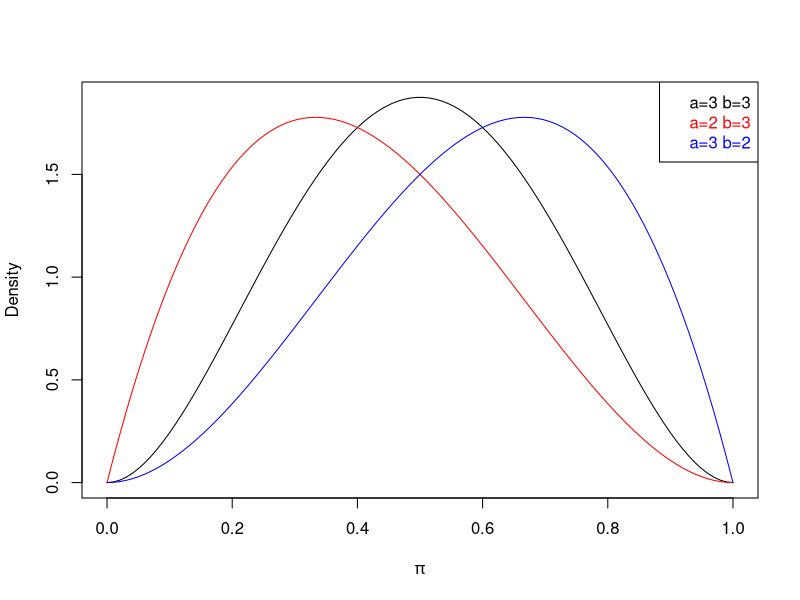
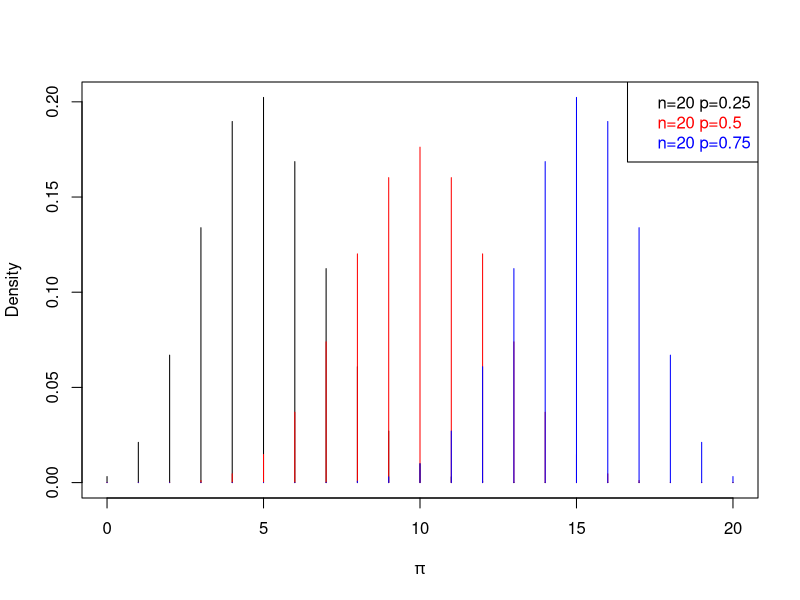
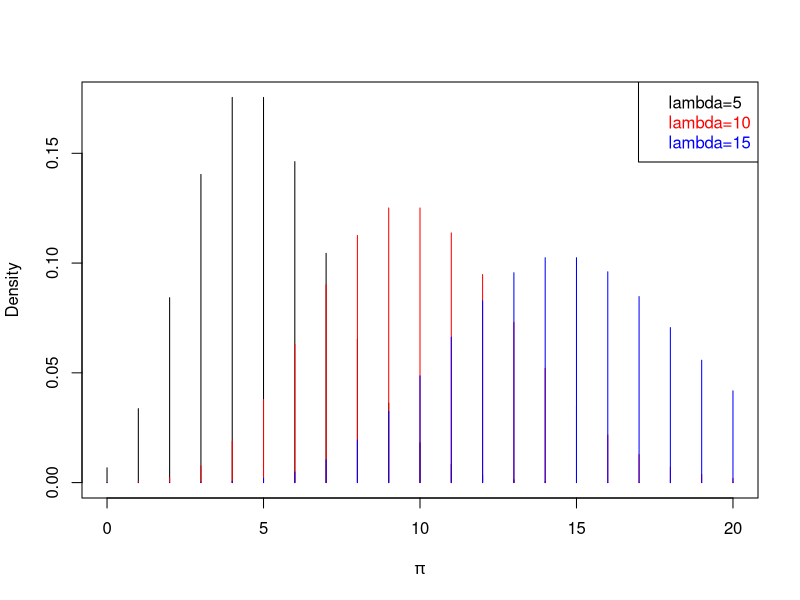
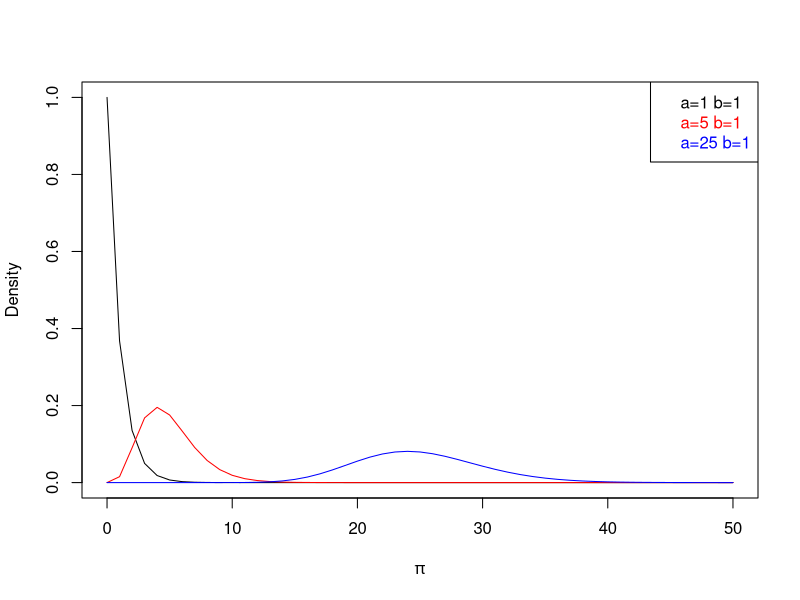
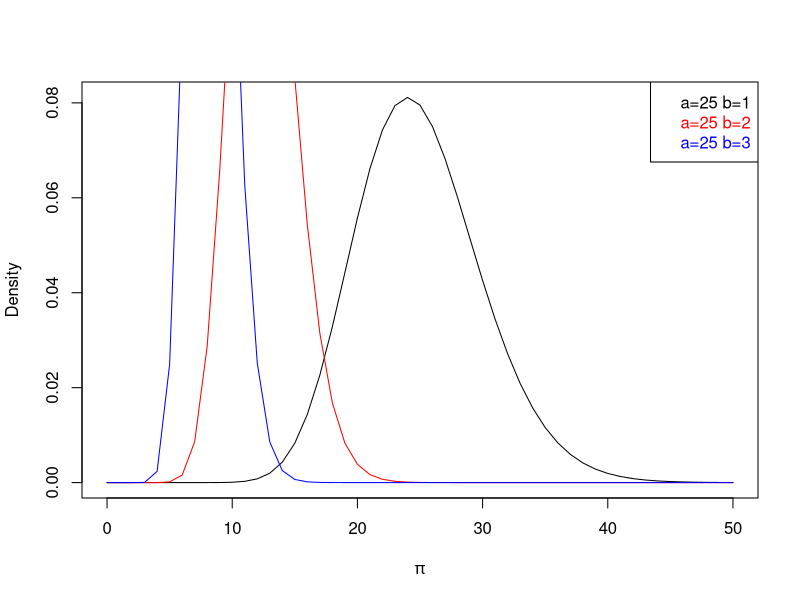
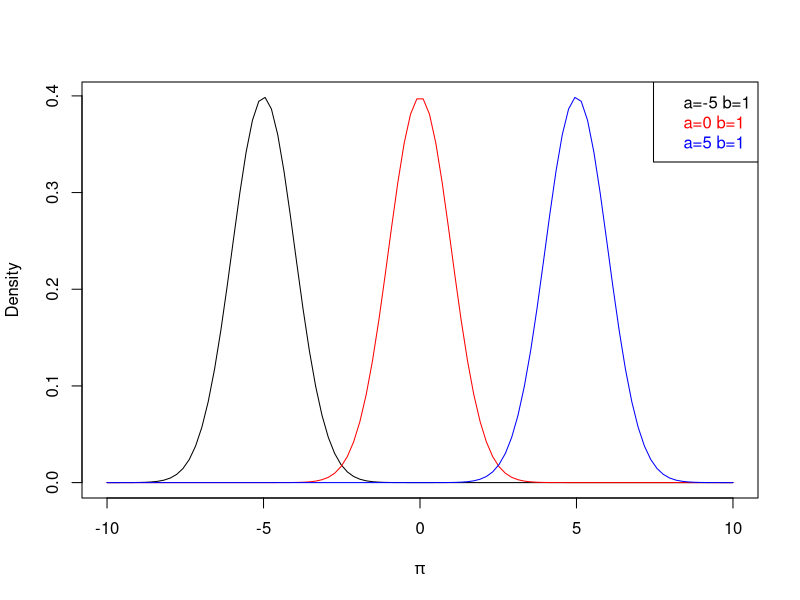
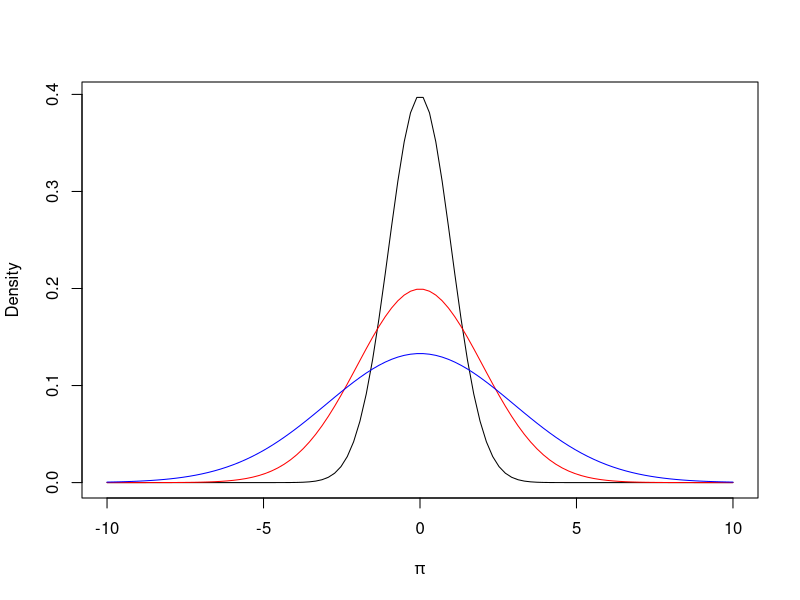

These figures' R source, in order:
#beta distribution graph
theta=seq(from=0,to=1,length.out=100)
y1=dbeta(theta,3,3)
y2=dbeta(theta,2,3)
y3=dbeta(theta,3,2)
plot(theta,y1,type='l',ylab='Density',xlab=expression(pi))
lines(theta,y2,type="l",col="red")
lines(theta,y3,type="l",col="blue")
legend("topright",c("a=3 b=3","a=2 b=3","a=3 b=2"),text.col=c("black","red","blue"))

#binomial distribution graph
theta=seq(from=0,to=20,by=1)
y1=dbinom(theta,20,0.25)
y2=dbinom(theta,20,0.5)
y3=dbinom(theta,20,0.75)
plot(theta,y1,type='h',ylab='Density',xlab=expression(pi))
lines(theta,y2,type="h",col="red")
lines(theta,y3,type="h",col="blue")
legend("topright",c("n=20 p=0.25","n=20 p=0.5","n=20 p=0.75"),text.col=c("black","red","blue"))

#poisson distribution graph
theta=seq(from=0,to=20,by=1)
y1=dpois(theta,5)
y2=dpois(theta,10)
y3=dpois(theta,15)
plot(theta,y1,type='h',ylab='Density',xlab=expression(pi))
lines(theta,y2,type="h",col="red")
lines(theta,y3,type="h",col="blue")
legend("topright",c("lambda=5","lambda=10","lambda=15"),text.col=c("black","red","blue"))

#gamma distribution graph
theta=seq(from=0,to=50,by=1)
y1=dgamma(theta,1,1)
y2=dgamma(theta,5,1)
y3=dgamma(theta,25,1)
plot(theta,y1,type='l',ylab='Density',xlab=expression(pi))
lines(theta,y2,type="l",col="red")
lines(theta,y3,type="l",col="blue")
legend("topright",c("a=1 b=1","a=5 b=1","a=25 b=1"),text.col=c("black","red","blue"))
y4=dgamma(theta,25,1)
y5=dgamma(theta,25,2)
y6=dgamma(theta,25,3)
plot(theta,y4,type='l',ylab='Density',xlab=expression(pi))
lines(theta,y5,type="l",col="red")
lines(theta,y6,type="l",col="blue")
legend("topright",c("a=25 b=1","a=25 b=2","a=25 b=3"),text.col=c("black","red","blue"))

#normal distribution graph
theta=seq(from=-10,to=10,length.out=100)
y1=dnorm(theta,-5,1)
y2=dnorm(theta,0,1)
y3=dnorm(theta,5,1)
plot(theta,y1,type='l',ylab='Density',xlab=expression(pi))
lines(theta,y2,type="l",col="red")
lines(theta,y3,type="l",col="blue")
legend("topright",c("a=-5 b=1","a=0 b=1","a=5 b=1"),text.col=c("black","red","blue"))
y4=dnorm(theta,0,1)
y5=dnorm(theta,0,2)
y6=dnorm(theta,0,3)
plot(theta,y4,type='l',ylab='Density',xlab=expression(pi))
lines(theta,y5,type="l",col="red")
lines(theta,y6,type="l",col="blue")
